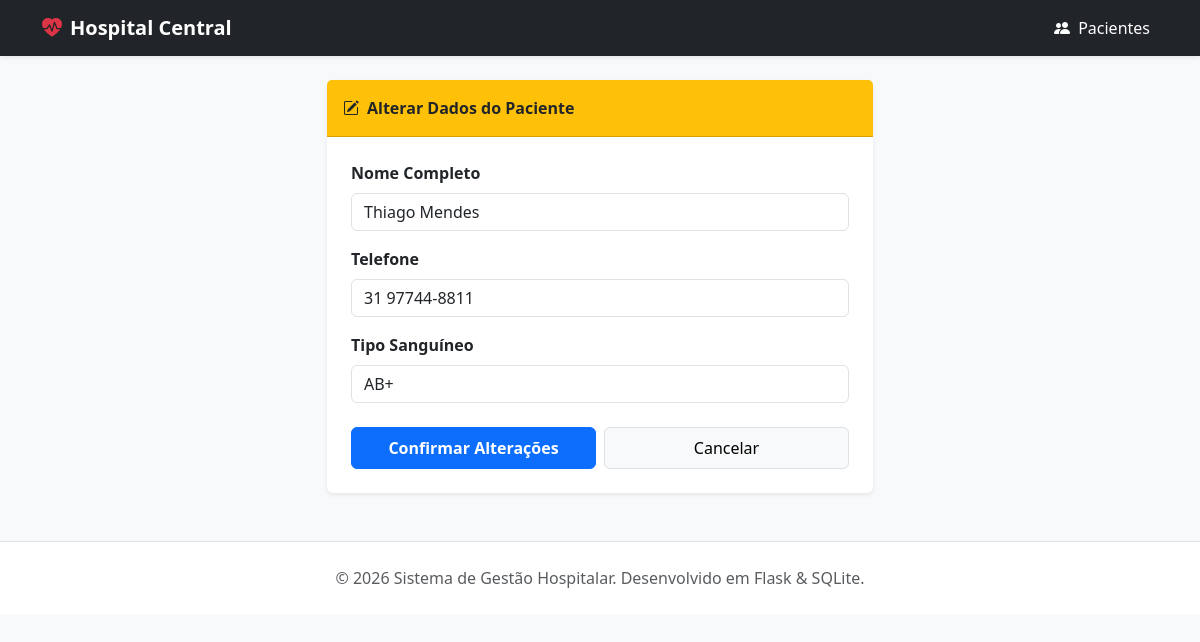
/pacientes/editar/30, run on the app's committed database.
### tables this page shows
CREATE TABLE pacientes (
                    id_paciente INTEGER PRIMARY KEY AUTOINCREMENT,
                    nome VARCHAR(150) NOT NULL,
                    cpf VARCHAR(14) UNIQUE NOT NULL,
                    rg VARCHAR(20),
                    data_nascimento DATE NOT NULL,
                    sexo VARCHAR(1) CHECK(sexo IN ('M', 'F', 'O')) NOT NULL,
                    telefone VARCHAR(20) NOT NULL,
                    email VARCHAR(100),
                    endereco VARCHAR(255),
                    cidade VARCHAR(100),
                    estado VARCHAR(2),
                    cep VARCHAR(9),
                    tipo_sanguineo VARCHAR(3) CHECK(tipo_sanguineo IN ('A+', 'A-', 'B+', 'B-', 'AB+', 'AB-', 'O+', 'O-')),
                    criado_em TIMESTAMP DEFAULT CURRENT_TIMESTAMP
                );

### app.py (the view)
@app.route('/pacientes/editar/<int:id_paciente>', methods=['GET'])
def editar_paciente(id_paciente):
    conn = conectar()
    cursor = conn.cursor()
    cursor.execute ("""SELECT id_paciente, nome, telefone, tipo_sanguineo"
    "FROM pacientes"
    "WHERE id_paciente = ? """,
    (id_paciente,))
    paciente_encontrado = cursor.fetchone()
    conn.close
    return render_template('editar_paciente.html', p = paciente_encontrado)

### app.py (called while the page is built)
def conectar():
    conn = sqlite3.connect(NOME_BANCO, timeout=20)
    conn.execute("PRAGMA foreign_kerys = ON")
    return conn

### templates/editar_paciente.html (shortened to what this page needs)
{% extends 'base.html' %}
{% block conteudo %}
<div class="row justify-content-center">
    <div class="col-md-6">
        <div class="card shadow-sm border-0">
            <div class="card-header bg-warning text-dark fw-bold py-3">
                <i class="bi bi-pencil-square me-2"></i>Alterar Dados do Paciente
            </div>
            <div class="card-body p-4">
                <form action="/pacientes/salvar" method="POST">
                    <div class="mb-3">
                        <label class="form-label fw-semibold">Nome Completo</label>
                        <input type="text" name="nome" class="form-control" value="{{ p[1] }}" required>
                    </div>
                    <div class="mb-3">
                        <label class="form-label fw-semibold">Telefone</label>
                        <input type="text" name="telefone" class="form-control" value="{{ p[2] }}" required>
                    </div>
                    <div class="mb-3">
                        <label class="form-label fw-semibold">Tipo Sanguíneo</label>
                        <input type="text" name="tipo_sanguineo" class="form-control" value="{{ p[3] }}" required>
                    </div>
                    <div class="d-flex gap-2 mt-4">
                        <button type="submit" class="btn btn-primary w-100 fw-bold py-2">
                            Confirmar Alterações
                        </button>
                        <a href="/pacientes" class="btn btn-light border w-100 py-2">Cancelar</a>
                    </div>
                </form>
            </div>
        </div>
    </div>
</div>
{% endblock %}

### data on the page
pacientes: nome "Thiago Mendes", telefone "31 97744-8811", tipo_sanguineo "AB+"
